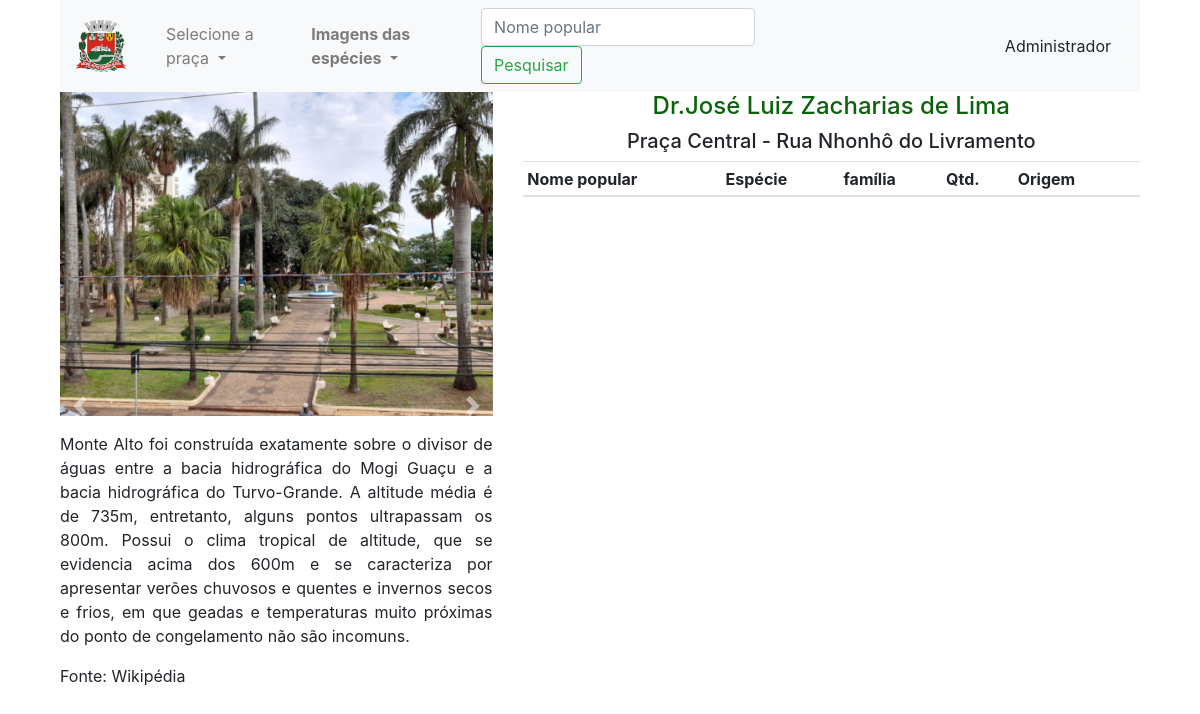
The page /praca/2 on the database as committed earlier.
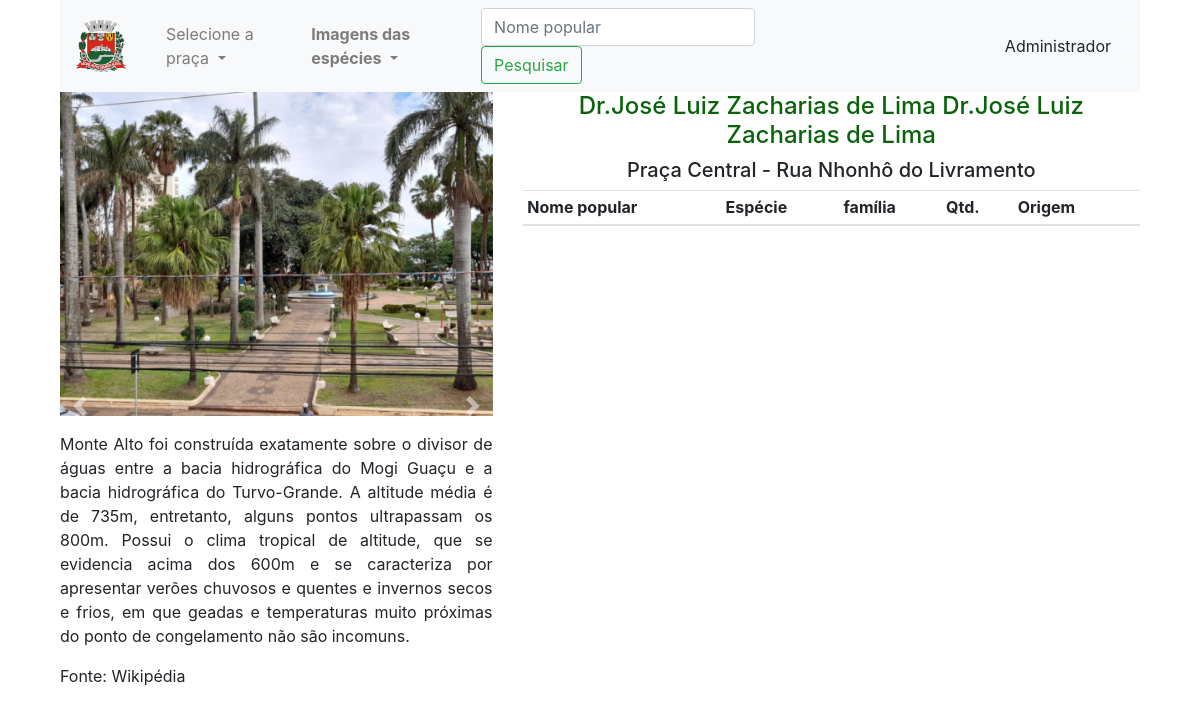
The same page on the database as committed later.
### app_arbo/trees/models.py (models this page shows)
class Praca(db.Model):
    id=db.Column(db.Integer,primary_key=True)
    name=db.Column(db.String(30),nullable=False,unique=True)
    end=db.Column(db.String(100),nullable=False,unique=False)
    desc=db.Column(db.String(500),nullable=False,unique=False)
    image_1=db.Column(db.String(30),nullable=False,unique=True)
    image_2=db.Column(db.String(30),nullable=False,unique=True)
    image_3=db.Column(db.String(30),nullable=False,unique=True)

### app_arbo/trees/rotas.py (the view)
@app.route('/praca/<int:id>')
def get_praca(id):
    pracas = Praca.query.all()
    get_npraca = Praca.query.filter_by(id=id)
    get_image = Praca.query.filter_by(id=id)
    get_praca = Addarvore.query.filter_by(praca_id=id)
    return render_template('/trees/praca.html', pracas=pracas, get_praca=get_praca, get_npraca=get_npraca, get_image=get_image, title='Praças de Monte Alto - SP')

### app_arbo/templates/trees/praca.html (shortened to what this page needs)
{% extends 'layouts2.html' %}
{% block content %}
<div class="container">
    <div class="col-sm">
<nav class="navbar navbar-expand-lg navbar-light bg-light">
  <a class="navbar-brand" href="/"><img class="navbar-brand" src="{{url_for('static', filename='images/brasao.png')}}"></a>
    <div class="collapse navbar-collapse" id="navbarSupportedContent">
      <ul class="navbar-nav mr-auto">
        <li class="nav-item dropdown">
          <a class="nav-link dropdown-toggle" href="#" id="navbarDropdown" role="button" data-toggle="dropdown" aria-haspopup="true" aria-expanded="false">
            Selecione a praça
          </a>
        </li>
        </ul>
        <ul class="navbar-nav mr-auto">
          <li class="nav-item dropdown">
            <a class="nav-link dropdown-toggle" href="#" id="navbarDropdown" role="button" data-toggle="dropdown" aria-haspopup="true" aria-expanded="false">
              <strong>Imagens das espécies</strong>
            </a>
            </li>
          </ul>
          <form class="form-inline my-2 my-lg-0" method="POST">
          <input class="form-control mr-sm-2" type="search" placeholder="Nome popular" autofocus="autofocus" name="search_string">
          <input class="btn btn-outline-success my-2 my-sm-0" type="submit" formaction="/search" value="Pesquisar">
        </form>
      <a href="{{url_for('admin')}}" class="btn btn-light" style="margin-top: 0px; margin-left: 180px;">Administrador</a>
    </div>
  </nav>
</div>
<div class="container">
  {% for im in get_image %}
    <div class="row">
    <div class="col-md-5">
          <div id="carouselExampleIndicators" class="carousel slide" data-ride="carousel">
         <div class="carousel-inner">
          <div class="carousel-item active">
            <img class="d-block w-100" src="{{url_for('static', filename='images/'+ im.image_1)}}" alt="First slide">
          </div>
        </div>
        </div>
            <a class="carousel-control-prev" href="#carouselExampleIndicators" role="button" data-slide="prev">
          <span class="carousel-control-prev-icon" aria-hidden="true"></span>
            </a>
            <a class="carousel-control-next" href="#carouselExampleIndicators" role="button" data-slide="next">
          <span class="carousel-control-next-icon" aria-hidden="true"></span>
        </a>
        <div style="overflow:auto;">
        {% endfor %}
        {% for p in get_npraca %}
        <p>                                                                              <p style="text-align: justify;">Monte Alto foi construída exatamente sobre o divisor de águas entre a bacia hidrográfica do Mogi Guaçu e a bacia hidrográfica do Turvo-Grande. A altitude média é de 735m, entretanto, alguns pontos ultrapassam os 800m. Possui o clima tropical de altitude, que se evidencia acima dos 600m e se caracteriza por apresentar verões chuvosos e quentes e invernos secos e frios, em que geadas e temperaturas muito próximas do ponto de congelamento não são incomuns. </p>
        <p>Fonte: Wikipédia</p>
                                                                                                                                                                     </p>
  </div>
  </div>
    <div class="col-md-7">
          <h4 class="text-center"> {{p.name}}</h4>
          <h5 class="text-center"> {{p.end}}</h5>
          {% endfor %}
            <div class="col-md-14" >
              <table class="table table-sm table-striped">
                <thead>
                    <th>Nome popular</th>
                    <th>Espécie</th>
                    <th>família</th>
                    <th>Qtd.</th>
                    <th>Origem</th>
                    <th></th>
                 </thead>
      </div>
                </div>
        </div>
    </div>
      </div>
{% endblock content %}

### app_arbo/templates/layouts2.html (shortened to what this page needs)
<!doctype html>
<html lang="pt-br">
  <head>
    <link rel="stylesheet" href="{{url_for('static', filename='css/bootstrap.min.css')}}">
  </head>
  <body>
{% block content %}
{% endblock content %}
  </body>
</html>

### app_arbo/templates/trees/praca.html (style rules this page uses)
h4 { color: #0a630a }
a:link, a:visited, a:active a:hover { text-decoration: none; }

Rows that differ between the two databases and show on the page:
changed Praca "Praça Central - Rua Nhonhô do Livramento": name "Dr.José Luiz Zacharias de Lima" → "Dr.José Luiz Zacharias de Lima Dr.José Luiz Zacharias de Lima"
